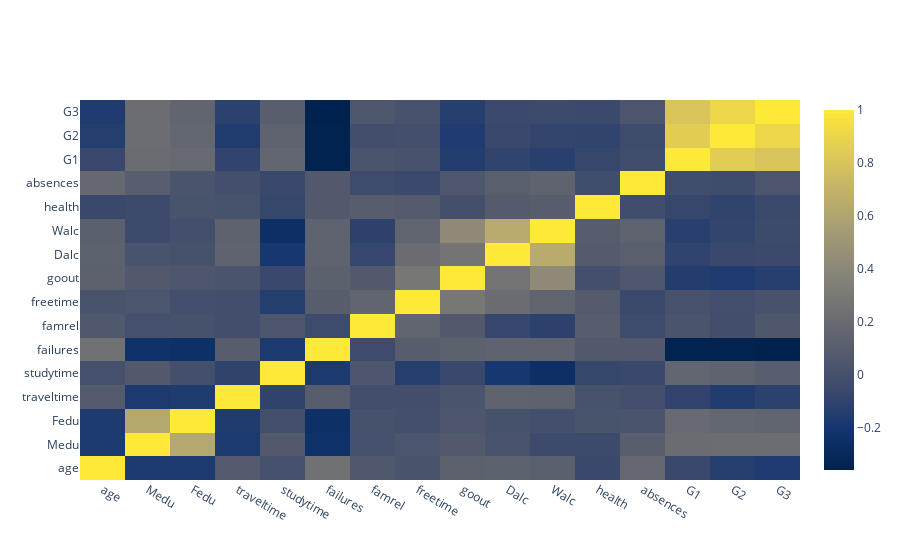

Notebook code for this chart:
### Code cell
import plotly.graph_objects as go

fig = go.Figure(data=go.Heatmap(
                    z=new_df.values.tolist(),
                    x=new_df.columns,
                    y=new_df.columns,
                    colorscale='Cividis'))
fig.show()

### Figure 1 — Plotly figure (JSON) as saved in the notebook; plotly's stock layout.template omitted (floating-point values rounded to 4 significant figures; data arrays with more than 128 entries replaced by an {"elided": "..."} marker saying what was removed)
{"data": [{"colorscale": [[0, "#00224e"], [0.1111, "#123570"], [0.2222, "#3b496c"], [0.3333, "#575d6d"], [0.4444, "#707173"], [0.5556, "#8a8678"], [0.6667, "#a59c74"], [0.7778, "#c3b369"], [0.8889, "#e1cc55"], [1, "#fee838"]], "type": "heatmap", "x": ["age", "Medu", "Fedu", "traveltime", "studytime", "failures", "famrel", "freetime", "goout", "Dalc", "Walc", "health", "absences", "G1", "G2", "G3"], "y": ["age", "Medu", "Fedu", "traveltime", "studytime", "failures", "famrel", "freetime", "goout", "Dalc", "Walc", "health", "absences", "G1", "G2", "G3"], "z": {"elided": "16x16 float values"}}], "layout": {}}
